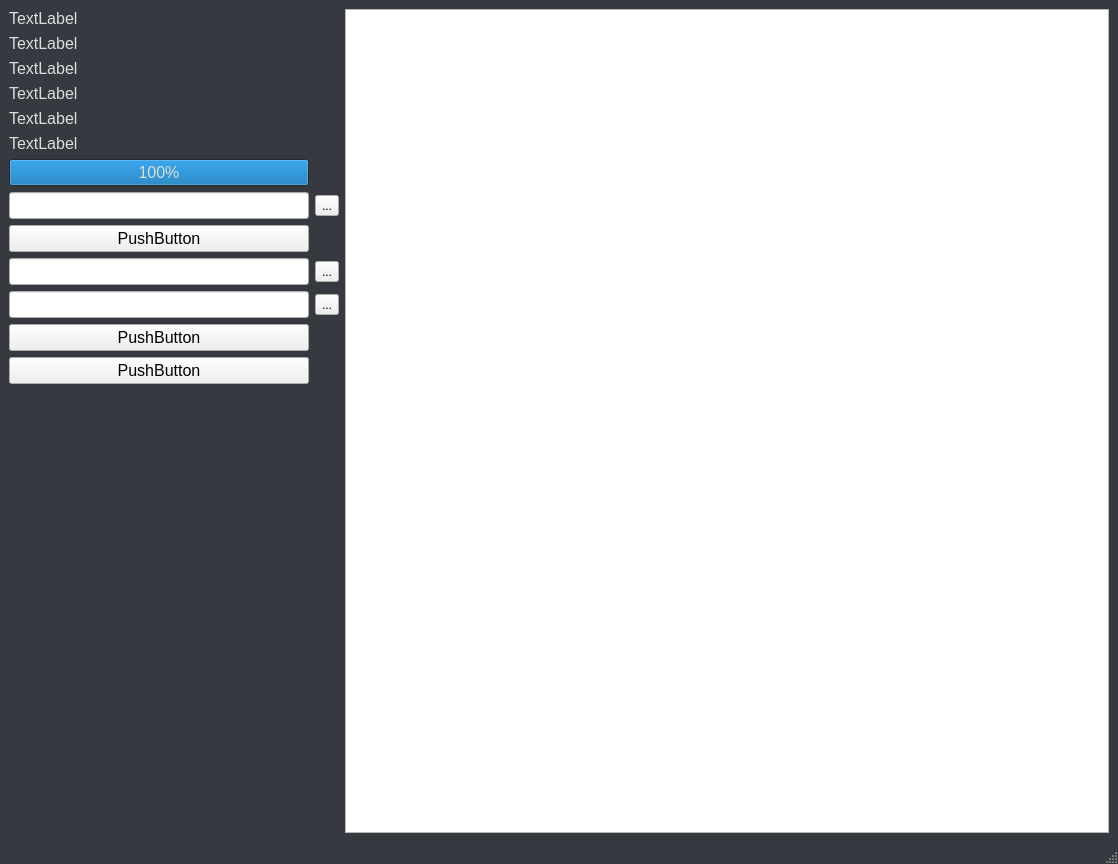
<?xml version="1.0" encoding="UTF-8"?>
<ui version="4.0">
 <class>MainWindow</class>
 <widget class="QMainWindow" name="MainWindow">
  <property name="geometry">
   <rect>
    <x>0</x>
    <y>0</y>
    <width>1118</width>
    <height>864</height>
   </rect>
  </property>
  <property name="windowTitle">
   <string>MainWindow</string>
  </property>
  <property name="styleSheet">
   <string notr="true">QMainWindow { background-color : rgb(54, 57, 63); color : rgb(220, 221, 222); }
#centralwidget { background-color : rgb(54, 57, 63); color : rgb(220, 221, 222); }
QLabel { background-color : rgb(54, 57, 63); color : rgb(220, 221, 222);  }
QProgressBar { background-color : rgb(54, 57, 63); color : rgb(220, 221, 222);  }</string>
  </property>
  <widget class="QWidget" name="centralwidget">
   <property name="styleSheet">
    <string notr="true"/>
   </property>
   <layout class="QGridLayout" name="gridLayout">
    <item row="3" column="1">
     <widget class="QGraphicsView" name="graphicsView">
      <property name="enabled">
       <bool>true</bool>
      </property>
      <property name="sizePolicy">
       <sizepolicy hsizetype="Expanding" vsizetype="Expanding">
        <horstretch>1</horstretch>
        <verstretch>0</verstretch>
       </sizepolicy>
      </property>
      <property name="styleSheet">
       <string notr="true"/>
      </property>
     </widget>
    </item>
    <item row="3" column="0">
     <layout class="QGridLayout" name="gridLayout_2">
      <item row="5" column="0">
       <widget class="QLabel" name="label_5">
        <property name="sizePolicy">
         <sizepolicy hsizetype="Minimum" vsizetype="Maximum">
          <horstretch>0</horstretch>
          <verstretch>0</verstretch>
         </sizepolicy>
        </property>
        <property name="font">
         <font>
          <pointsize>12</pointsize>
         </font>
        </property>
        <property name="text">
         <string>TextLabel</string>
        </property>
        <property name="alignment">
         <set>Qt::AlignLeading|Qt::AlignLeft|Qt::AlignVCenter</set>
        </property>
       </widget>
      </item>
      <item row="6" column="0">
       <widget class="QProgressBar" name="progressBar">
        <property name="font">
         <font>
          <pointsize>12</pointsize>
         </font>
        </property>
        <property name="value">
         <number>100</number>
        </property>
       </widget>
      </item>
      <item row="1" column="0">
       <widget class="QLabel" name="label_1">
        <property name="sizePolicy">
         <sizepolicy hsizetype="Minimum" vsizetype="Maximum">
          <horstretch>0</horstretch>
          <verstretch>0</verstretch>
         </sizepolicy>
        </property>
        <property name="font">
         <font>
          <pointsize>12</pointsize>
         </font>
        </property>
        <property name="text">
         <string>TextLabel</string>
        </property>
        <property name="alignment">
         <set>Qt::AlignLeading|Qt::AlignLeft|Qt::AlignVCenter</set>
        </property>
       </widget>
      </item>
      <item row="3" column="0">
       <widget class="QLabel" name="label_3">
        <property name="sizePolicy">
         <sizepolicy hsizetype="Minimum" vsizetype="Maximum">
          <horstretch>0</horstretch>
          <verstretch>0</verstretch>
         </sizepolicy>
        </property>
        <property name="font">
         <font>
          <pointsize>12</pointsize>
         </font>
        </property>
        <property name="text">
         <string>TextLabel</string>
        </property>
        <property name="alignment">
         <set>Qt::AlignLeading|Qt::AlignLeft|Qt::AlignVCenter</set>
        </property>
       </widget>
      </item>
      <item row="12" column="0">
       <widget class="QLineEdit" name="lineEdit_2">
        <property name="font">
         <font>
          <pointsize>12</pointsize>
         </font>
        </property>
       </widget>
      </item>
      <item row="7" column="0">
       <widget class="QLineEdit" name="lineEdit_0">
        <property name="font">
         <font>
          <pointsize>12</pointsize>
         </font>
        </property>
       </widget>
      </item>
      <item row="0" column="0">
       <widget class="QLabel" name="label_0">
        <property name="sizePolicy">
         <sizepolicy hsizetype="Minimum" vsizetype="Maximum">
          <horstretch>0</horstretch>
          <verstretch>0</verstretch>
         </sizepolicy>
        </property>
        <property name="font">
         <font>
          <pointsize>12</pointsize>
         </font>
        </property>
        <property name="text">
         <string>TextLabel</string>
        </property>
        <property name="alignment">
         <set>Qt::AlignLeading|Qt::AlignLeft|Qt::AlignVCenter</set>
        </property>
       </widget>
      </item>
      <item row="14" column="0">
       <widget class="QPushButton" name="pushButton_2">
        <property name="font">
         <font>
          <pointsize>12</pointsize>
         </font>
        </property>
        <property name="text">
         <string>PushButton</string>
        </property>
       </widget>
      </item>
      <item row="10" column="1">
       <widget class="QToolButton" name="toolButton_1">
        <property name="text">
         <string>...</string>
        </property>
       </widget>
      </item>
      <item row="10" column="0">
       <widget class="QLineEdit" name="lineEdit_1">
        <property name="font">
         <font>
          <pointsize>12</pointsize>
         </font>
        </property>
       </widget>
      </item>
      <item row="9" column="0">
       <widget class="QPushButton" name="pushButton_0">
        <property name="font">
         <font>
          <pointsize>12</pointsize>
         </font>
        </property>
        <property name="text">
         <string>PushButton</string>
        </property>
       </widget>
      </item>
      <item row="2" column="0">
       <widget class="QLabel" name="label_2">
        <property name="sizePolicy">
         <sizepolicy hsizetype="Minimum" vsizetype="Maximum">
          <horstretch>0</horstretch>
          <verstretch>0</verstretch>
         </sizepolicy>
        </property>
        <property name="font">
         <font>
          <pointsize>12</pointsize>
         </font>
        </property>
        <property name="text">
         <string>TextLabel</string>
        </property>
        <property name="alignment">
         <set>Qt::AlignLeading|Qt::AlignLeft|Qt::AlignVCenter</set>
        </property>
       </widget>
      </item>
      <item row="4" column="0">
       <widget class="QLabel" name="label_4">
        <property name="sizePolicy">
         <sizepolicy hsizetype="Minimum" vsizetype="Maximum">
          <horstretch>0</horstretch>
          <verstretch>0</verstretch>
         </sizepolicy>
        </property>
        <property name="font">
         <font>
          <pointsize>12</pointsize>
         </font>
        </property>
        <property name="text">
         <string>TextLabel</string>
        </property>
        <property name="alignment">
         <set>Qt::AlignLeading|Qt::AlignLeft|Qt::AlignVCenter</set>
        </property>
       </widget>
      </item>
      <item row="7" column="1">
       <widget class="QToolButton" name="toolButton_0">
        <property name="text">
         <string>...</string>
        </property>
       </widget>
      </item>
      <item row="13" column="0">
       <widget class="QPushButton" name="pushButton_1">
        <property name="font">
         <font>
          <pointsize>12</pointsize>
         </font>
        </property>
        <property name="text">
         <string>PushButton</string>
        </property>
       </widget>
      </item>
      <item row="12" column="1">
       <widget class="QToolButton" name="toolButton_2">
        <property name="text">
         <string>...</string>
        </property>
       </widget>
      </item>
      <item row="15" column="0">
       <spacer name="verticalSpacer">
        <property name="orientation">
         <enum>Qt::Vertical</enum>
        </property>
        <property name="sizeHint" stdset="0">
         <size>
          <width>20</width>
          <height>40</height>
         </size>
        </property>
       </spacer>
      </item>
      <item row="16" column="0">
       <spacer name="horizontalSpacer">
        <property name="orientation">
         <enum>Qt::Horizontal</enum>
        </property>
        <property name="sizeType">
         <enum>QSizePolicy::MinimumExpanding</enum>
        </property>
        <property name="sizeHint" stdset="0">
         <size>
          <width>300</width>
          <height>20</height>
         </size>
        </property>
       </spacer>
      </item>
     </layout>
    </item>
   </layout>
  </widget>
  <widget class="QStatusBar" name="statusbar"/>
 </widget>
 <resources/>
 <connections/>
</ui>
